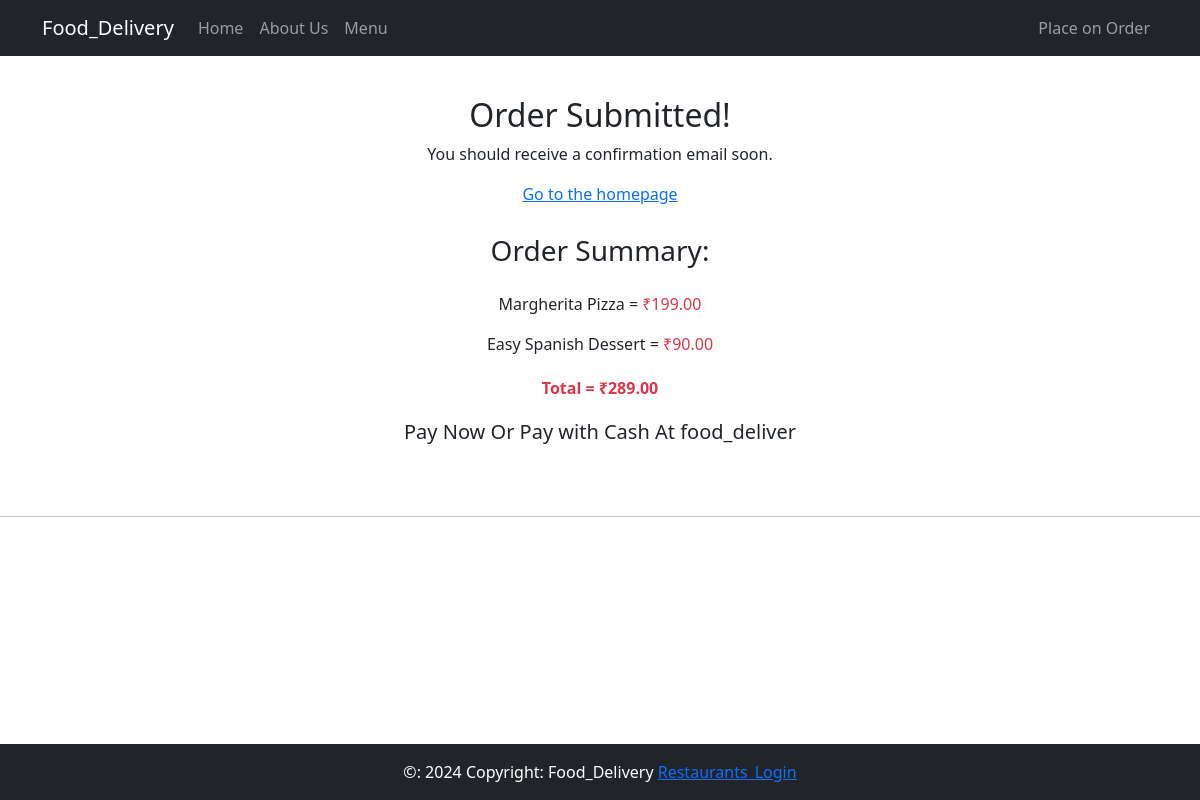
The app's page /order-confirmation/58 with its own data.
### customer/models.py (models this page shows, shortened)
class MenuItem(models.Model):
    name = models.CharField(max_length=100)
    description = models.TextField()
    image = models.ImageField(upload_to='menu_images/')
    price = models.DecimalField(max_digits=5, decimal_places=2)
    category = models.ManyToManyField('Category', related_name='item')

class OrderModel(models.Model):
    created_on = models.DateTimeField(auto_now_add=True)
    price = models.DecimalField(max_digits=7, decimal_places=2)
    items = models.ManyToManyField(
        'MenuItem', related_name='order', blank=True)
    name = models.CharField(max_length=30, blank=True)
    email = models.CharField(max_length=50, blank=True)
    street = models.CharField(max_length=50, blank=True)
    city = models.CharField(max_length=50, blank=True)
    state = models.CharField(max_length=15, blank=True)
    pin_code = models.IntegerField(blank=True, null=True)
    is_paid = models.BooleanField(default=False)
    is_shipped = models.BooleanField(default=False)

### customer/views.py (the view, shortened to what this page needs)
# urls.py: path('order-confirmation/<int:pk>', OrderConfirmation.as_view(), name='order-confirmation'),
class OrderConfirmation(View):
    def get(self, request, pk, *args, **kwargs):
        order = OrderModel.objects.get(pk=pk)
        context = {
            'pk': order.pk,
            'items': order.items,
            'price': order.price,
        }
        return render(request, 'customer/order_confirmation.html', context)

### customer/templates/customer/order_confirmation.html (shortened to what this page needs)
{% extends 'customer/base.html' %}
{% block content %}
<div class="container mt-5">
    <div class="row justify-content-center mt-1">
        <div class="col-md-5 col-sm-12 p-4 text-center">
            <h2>Order Submitted!</h2>
            <p>You should receive a confirmation email soon.</p>
            <a href="{% url 'home' %}">Go to the homepage</a>
        </div>
    </div>
    <div class="row justify-content-center mt-1">
        <div class="col-md-5 col-sm-12 text-center">
            <h3 class="pb-3">Order Summary:</h3>
            {% for item in items.all %}
                <p>{{ item.name }} = <span class="pl-2 text-danger">₹{{ item.price }}</span></p>
            {% endfor %}
            <p class="fw-bold text-danger pt-1">Total = ₹{{ price }}</p>
        </div>
    </div>
    <div class=" row justify-content-center my-1 pb-5">
        <div class= " col-md-6 text-center">
            <h5 class="">Pay Now  Or Pay with Cash At food_deliver</h5>
        </div>
    </div>
</div>
<hr>
{% endblock content %}

### records on screen
MenuItem: name "Margherita Pizza", price "199.00"
MenuItem: name "Easy Spanish Dessert", price "90.00"
OrderModel: price "289.00"
